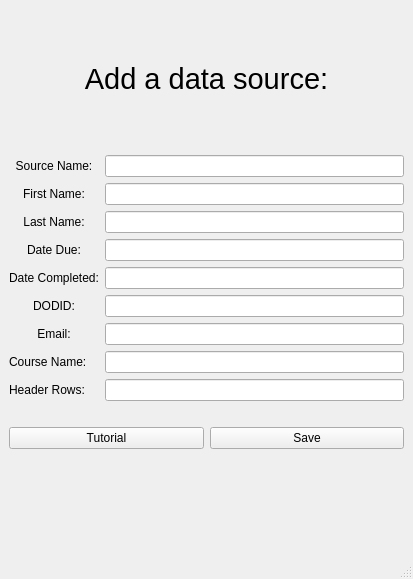
<?xml version="1.0" encoding="UTF-8"?>
<ui version="4.0">
 <class>AddWindow</class>
 <widget class="QMainWindow" name="AddWindow">
  <property name="geometry">
   <rect>
    <x>0</x>
    <y>0</y>
    <width>413</width>
    <height>579</height>
   </rect>
  </property>
  <property name="windowTitle">
   <string>Add Source</string>
  </property>
  <widget class="QWidget" name="centralwidget">
   <layout class="QGridLayout" name="gridLayout">
    <item row="0" column="0" colspan="2">
     <widget class="QLabel" name="label_5">
      <property name="maximumSize">
       <size>
        <width>16777215</width>
        <height>100</height>
       </size>
      </property>
      <property name="font">
       <font>
        <family>Arial</family>
        <pointsize>22</pointsize>
       </font>
      </property>
      <property name="text">
       <string>Add a data source:</string>
      </property>
      <property name="alignment">
       <set>Qt::AlignCenter</set>
      </property>
     </widget>
    </item>
    <item row="1" column="0">
     <layout class="QVBoxLayout" name="verticalLayout">
      <item>
       <widget class="QLabel" name="label_2">
        <property name="font">
         <font>
          <family>Arial</family>
         </font>
        </property>
        <property name="text">
         <string>Source Name:</string>
        </property>
        <property name="alignment">
         <set>Qt::AlignCenter</set>
        </property>
       </widget>
      </item>
      <item>
       <widget class="QLabel" name="label_6">
        <property name="font">
         <font>
          <family>Arial</family>
         </font>
        </property>
        <property name="text">
         <string>First Name:</string>
        </property>
        <property name="alignment">
         <set>Qt::AlignCenter</set>
        </property>
       </widget>
      </item>
      <item>
       <widget class="QLabel" name="label_9">
        <property name="font">
         <font>
          <family>Arial</family>
         </font>
        </property>
        <property name="text">
         <string>Last Name:</string>
        </property>
        <property name="alignment">
         <set>Qt::AlignCenter</set>
        </property>
       </widget>
      </item>
      <item>
       <widget class="QLabel" name="label_3">
        <property name="font">
         <font>
          <family>Arial</family>
         </font>
        </property>
        <property name="text">
         <string>Date Due:</string>
        </property>
        <property name="alignment">
         <set>Qt::AlignCenter</set>
        </property>
       </widget>
      </item>
      <item>
       <widget class="QLabel" name="label_10">
        <property name="font">
         <font>
          <family>Arial</family>
         </font>
        </property>
        <property name="text">
         <string>Date Completed:</string>
        </property>
        <property name="alignment">
         <set>Qt::AlignCenter</set>
        </property>
       </widget>
      </item>
      <item>
       <widget class="QLabel" name="label_4">
        <property name="font">
         <font>
          <family>Arial</family>
         </font>
        </property>
        <property name="text">
         <string>DODID:</string>
        </property>
        <property name="alignment">
         <set>Qt::AlignCenter</set>
        </property>
       </widget>
      </item>
      <item>
       <widget class="QLabel" name="label_11">
        <property name="font">
         <font>
          <family>Arial</family>
         </font>
        </property>
        <property name="text">
         <string>Email:</string>
        </property>
        <property name="alignment">
         <set>Qt::AlignCenter</set>
        </property>
       </widget>
      </item>
      <item>
       <widget class="QLabel" name="label_12">
        <property name="font">
         <font>
          <family>Arial</family>
         </font>
        </property>
        <property name="text">
         <string>Course Name:</string>
        </property>
       </widget>
      </item>
      <item>
       <widget class="QLabel" name="label">
        <property name="text">
         <string>Header Rows:</string>
        </property>
       </widget>
      </item>
     </layout>
    </item>
    <item row="1" column="1">
     <layout class="QVBoxLayout" name="verticalLayout_2">
      <item>
       <widget class="QLineEdit" name="sourceName">
        <property name="maximumSize">
         <size>
          <width>500</width>
          <height>16777215</height>
         </size>
        </property>
        <property name="text">
         <string/>
        </property>
       </widget>
      </item>
      <item>
       <widget class="QLineEdit" name="firstName">
        <property name="maximumSize">
         <size>
          <width>500</width>
          <height>16777215</height>
         </size>
        </property>
        <property name="text">
         <string/>
        </property>
       </widget>
      </item>
      <item>
       <widget class="QLineEdit" name="lastName">
        <property name="maximumSize">
         <size>
          <width>500</width>
          <height>16777215</height>
         </size>
        </property>
        <property name="text">
         <string/>
        </property>
       </widget>
      </item>
      <item>
       <widget class="QLineEdit" name="dueDate">
        <property name="maximumSize">
         <size>
          <width>500</width>
          <height>16777215</height>
         </size>
        </property>
        <property name="text">
         <string/>
        </property>
       </widget>
      </item>
      <item>
       <widget class="QLineEdit" name="compDate">
        <property name="maximumSize">
         <size>
          <width>500</width>
          <height>16777215</height>
         </size>
        </property>
        <property name="text">
         <string/>
        </property>
       </widget>
      </item>
      <item>
       <widget class="QLineEdit" name="dodid">
        <property name="maximumSize">
         <size>
          <width>500</width>
          <height>16777215</height>
         </size>
        </property>
        <property name="text">
         <string/>
        </property>
       </widget>
      </item>
      <item>
       <widget class="QLineEdit" name="email">
        <property name="maximumSize">
         <size>
          <width>500</width>
          <height>16777215</height>
         </size>
        </property>
        <property name="text">
         <string/>
        </property>
       </widget>
      </item>
      <item>
       <widget class="QLineEdit" name="courseName">
        <property name="maximumSize">
         <size>
          <width>500</width>
          <height>16777215</height>
         </size>
        </property>
        <property name="text">
         <string/>
        </property>
       </widget>
      </item>
      <item>
       <widget class="QLineEdit" name="skipRows"/>
      </item>
     </layout>
    </item>
    <item row="2" column="0" colspan="2">
     <layout class="QHBoxLayout" name="horizontalLayout_3">
      <item>
       <widget class="QPushButton" name="tutorialBtn">
        <property name="font">
         <font>
          <family>Arial</family>
         </font>
        </property>
        <property name="text">
         <string>Tutorial</string>
        </property>
       </widget>
      </item>
      <item>
       <widget class="QPushButton" name="saveSourceBtn">
        <property name="font">
         <font>
          <family>Arial</family>
         </font>
        </property>
        <property name="text">
         <string>Save</string>
        </property>
       </widget>
      </item>
     </layout>
    </item>
    <item row="3" column="0" colspan="2">
     <widget class="QLabel" name="actionLabel">
      <property name="sizePolicy">
       <sizepolicy hsizetype="Preferred" vsizetype="Preferred">
        <horstretch>0</horstretch>
        <verstretch>0</verstretch>
       </sizepolicy>
      </property>
      <property name="maximumSize">
       <size>
        <width>16777215</width>
        <height>50</height>
       </size>
      </property>
      <property name="text">
       <string/>
      </property>
      <property name="alignment">
       <set>Qt::AlignCenter</set>
      </property>
     </widget>
    </item>
   </layout>
  </widget>
  <widget class="QMenuBar" name="menubar">
   <property name="geometry">
    <rect>
     <x>0</x>
     <y>0</y>
     <width>413</width>
     <height>26</height>
    </rect>
   </property>
  </widget>
  <widget class="QStatusBar" name="statusbar"/>
 </widget>
 <resources/>
 <connections/>
</ui>
